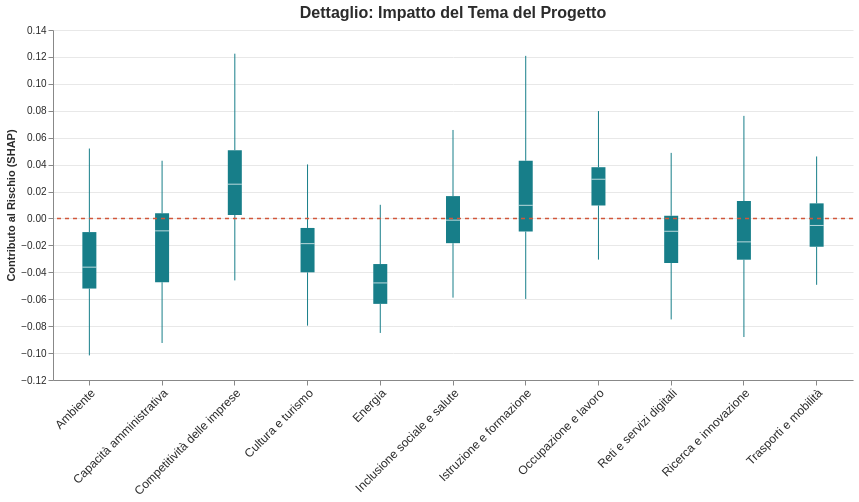

Here is the Vega-Lite specification saved for this chart:
### Vega-Lite specification from a JSON file in a GitHub repository (floating-point values rounded to 4 significant figures; data arrays with more than 128 entries replaced by an {"elided": "..."} marker saying what was removed)
{"config": {"view": {"continuousWidth": 300, "continuousHeight": 300, "strokeWidth": 0}}, "layer": [{"data": {"name": "data-852066e210247768c65adb18d834b51c"}, "mark": {"type": "boxplot", "color": "#177E89", "extent": 1.5, "outliers": false}, "encoding": {"x": {"axis": {"labelAngle": -45, "labelColor": "#2b2b2b", "labelFontSize": 12}, "field": "OC_TEMA_SINTETICO", "title": null, "type": "nominal"}, "y": {"axis": {"gridColor": "#e8e8e8", "labelColor": "#2b2b2b", "titleColor": "#2b2b2b"}, "field": "OC_TEMA_SINTETICO_SHAP", "title": "Contributo al Rischio (SHAP)", "type": "quantitative"}}}, {"data": {"name": "data-a0a55d106695e8d630baff0f16eee66d"}, "mark": {"type": "rule", "color": "#D1573B", "size": 1.5, "strokeDash": [4, 4]}, "encoding": {"y": {"field": "y", "type": "quantitative"}}}], "height": 350, "title": {"text": "Dettaglio: Impatto del Tema del Progetto", "color": "#2b2b2b", "fontSize": 16}, "width": 800, "$schema": "https://vega.github.io/schema/vega-lite/v5.20.1.json", "datasets": {"data-852066e210247768c65adb18d834b51c": {"elided": "3000 records"}, "data-a0a55d106695e8d630baff0f16eee66d": [{"y": 0}]}}
